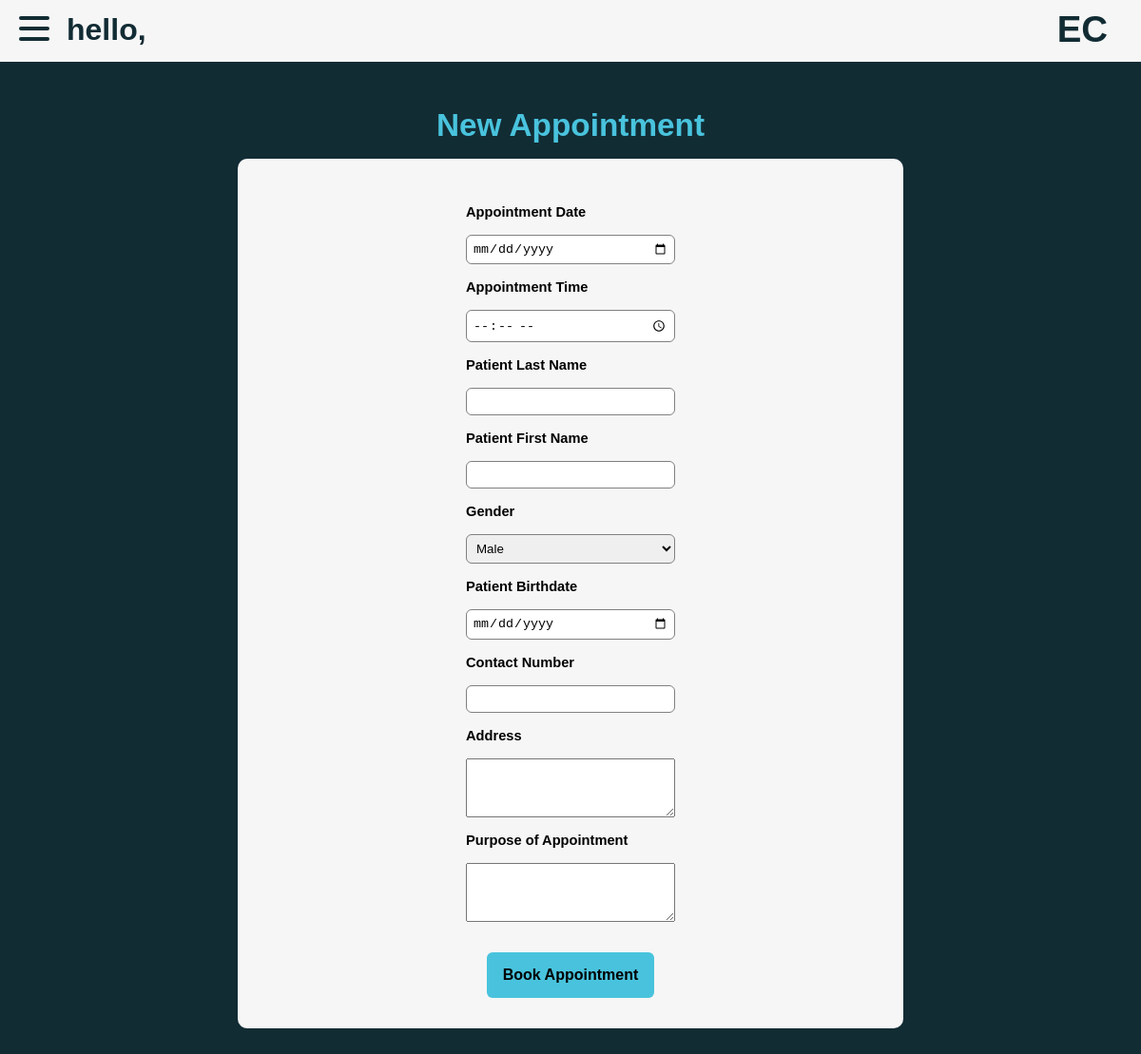
/newapp.php?user=sample3, run on an earlier commit of the app's database.
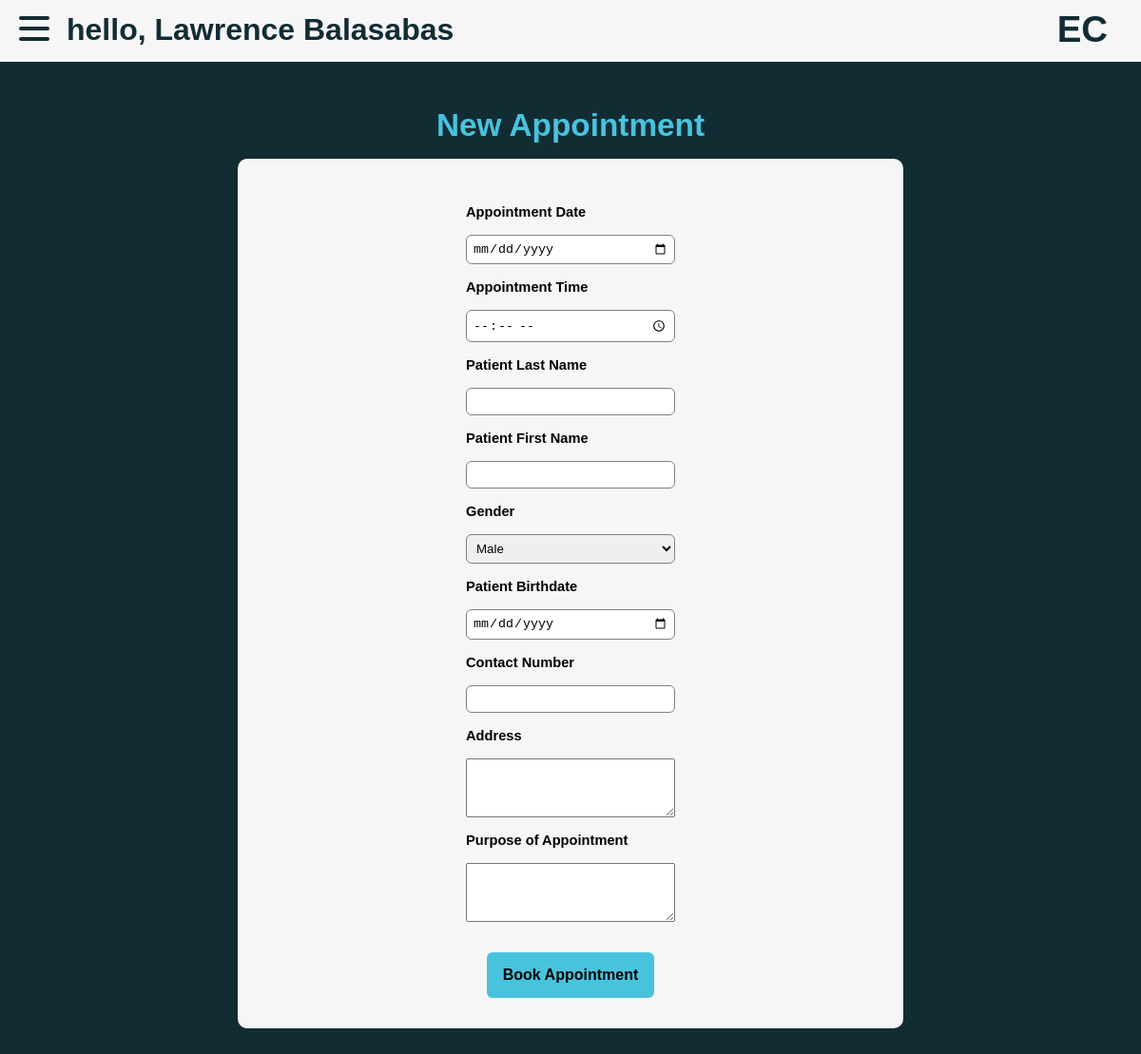
And on a later commit of the database.
### tables this page shows
CREATE TABLE `users` (
  `id` int(11) NOT NULL,
  `account_type` enum('patient','doctor') NOT NULL,
  `first_name` varchar(64) NOT NULL,
  `last_name` varchar(64) NOT NULL,
  `birthdate` date NOT NULL,
  `email_address` varchar(64) NOT NULL,
  `username` varchar(64) NOT NULL,
  `password` varchar(64) NOT NULL
);

### newapp.php (the view, shortened to what this page needs)
<?php
    $hostname = 'localhost';
    $username = 'root';
    $password = '';
    $dbname = 'ecare';
    $konek = mysqli_connect($hostname, $username, $password, $dbname);
    if(isset($_GET['user'])){
        $username = $_GET['user'];
        $queryname = $konek -> query("SELECT `last_name`, `first_name` FROM `users` where `username` = '$username';");
        $rowname = $queryname->fetch_assoc();
    }
    ?>
    <!DOCTYPE html>
    <html lang="en">
    <head>
    </head>
    <body>
    <div class="parent-container">
            <div class="navbar">
                <div class="container nav-container">
                    <div class="hamburger-lines">
                    <span class="line line1"></span>
                    <span class="line line2"></span>
                    <span class="line line3"></span>
                    </div>
                <div class="patientName">
                    <h1>hello, <?php echo $rowname['first_name'] . " ". $rowname['last_name']; ?></h1>
                </div>
                <div class="title">
                    <h1>EC</h1>
                </div>
                </div>
            </div>
            <h2> New Appointment </h2>
            <form method="POST" class="formarea">
            <label for="appointment_date">Appointment Date</label>
            <input type="date" name="appointment_date" required/>
            <label for="appointment_time">Appointment Time</label>
            <input type="time" name="appointment_time" required/>
            <label for="last_namez">Patient Last Name</label>
            <input type="text" name="last_namez" required/>
            <label for="first_namez">Patient First Name</label>
            <input type="text" name="first_namez" required/>
            <label for="gender">Gender</label>
            <select name="gender" required>
                <option value="Male">Male</option>
            </select>
            <label for="birthdate">Patient Birthdate</label>
            <input type="date" name="birthdate" required/>
            <label for="first_name">Contact Number</label>
            <input type="number" name="contact_num" required/>
            <label for="address">Address</label>
            <textarea name="address" rows="4" required></textarea>
            <label for="purpose">Purpose of Appointment</label>
            <textarea name="purpose" rows="4" required></textarea>
            <div class="buttons">
            <input type="submit" name="bookappt" value="Book Appointment" class="bookappt">
            </div>
        </form>
    </div>
    </body>
    </html>

What changed in the data, as far as the page shows it:
added users: first_name "Lawrence", last_name "Balasabas"
